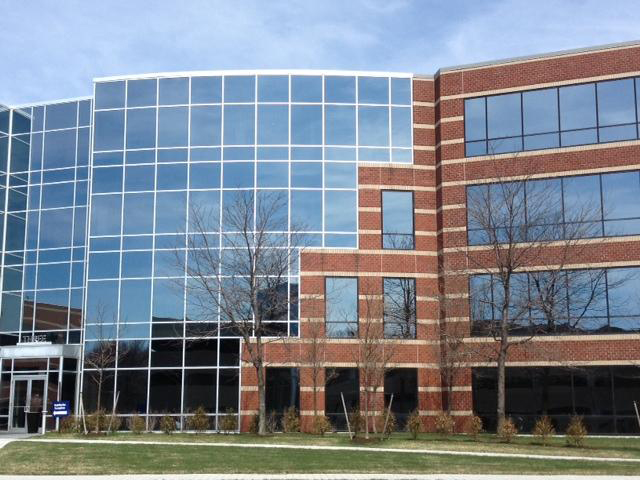
%> input picture Digital Imaging Algorithm/Panoramic view/buildingcenter_r.jpg, 640 x 480 px
$ octave Panoramica.m   (GNU Octave 9; MATLAB toolbox functions it lacks are replaced by stand-ins)
%> lines starting %> are read from the running program, lines starting %| are printed output that depends on the picture
%% Panoramica
clear all;
clc

%% Variabili

centerImageC = imread('buildingcenter_r.jpg');
%> centerImageC is the input picture: size 480x640x3 uint8; mean R, G, B 125.2, 133.7, 144.8
leftImageC = imread('buildingleft_r.jpg');
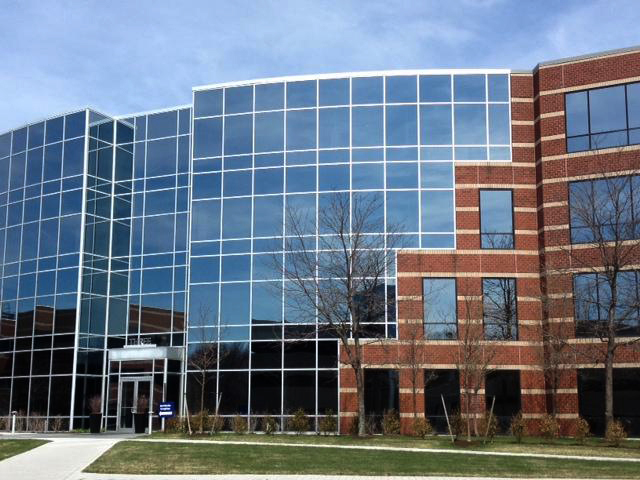
%> input picture Digital Imaging Algorithm/Panoramic view/buildingleft_r.jpg, 640 x 480 px
%> leftImageC is the input picture: size 480x640x3 uint8; mean R, G, B 106.4, 118.1, 133.4
rightImageC = imread('buildingright_r.jpg');
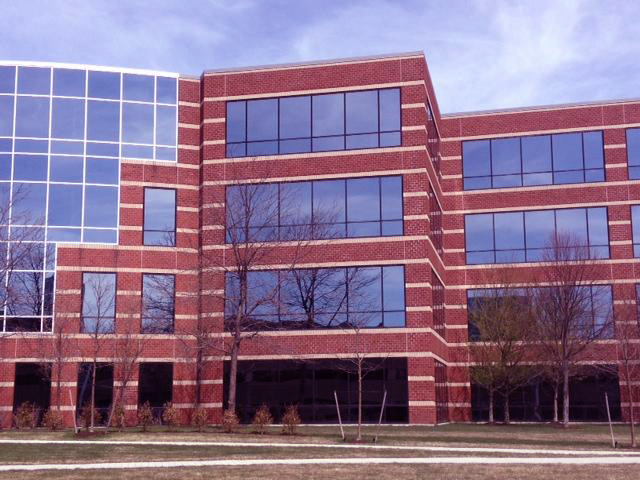
%> input picture Digital Imaging Algorithm/Panoramic view/buildingright_r.jpg, 640 x 480 px
%> rightImageC is the input picture: size 480x640x3 uint8; mean R, G, B 139, 112.8, 141.1

centerImageC = im2double(centerImageC);
%> centerImageC: size 480x640x3 double
leftImageC = im2double(leftImageC);
%> leftImageC: size 480x640x3 double
rightImageC = im2double(rightImageC);
%> rightImageC: size 480x640x3 double

centerImage = rgb2gray(centerImageC);
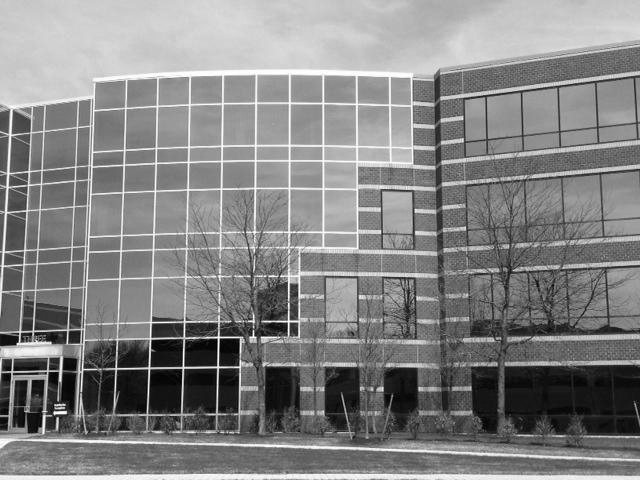
%> centerImage: size 480x640 double; min 0, max 1, mean 0.519
leftImage = rgb2gray(leftImageC);
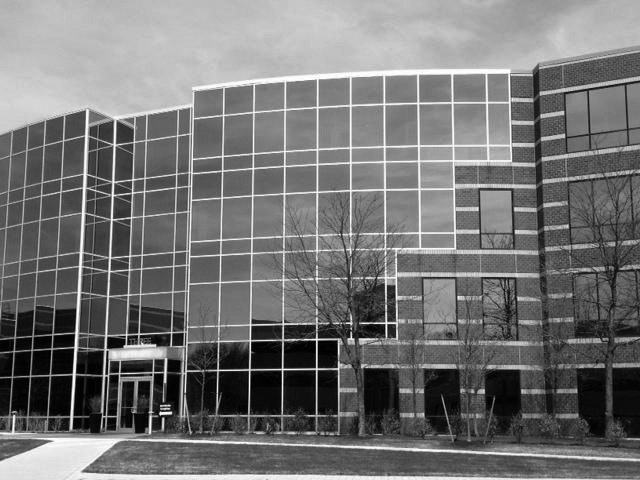
%> leftImage: size 480x640 double; min 0, max 1, mean 0.456
rightImage = rgb2gray(rightImageC);
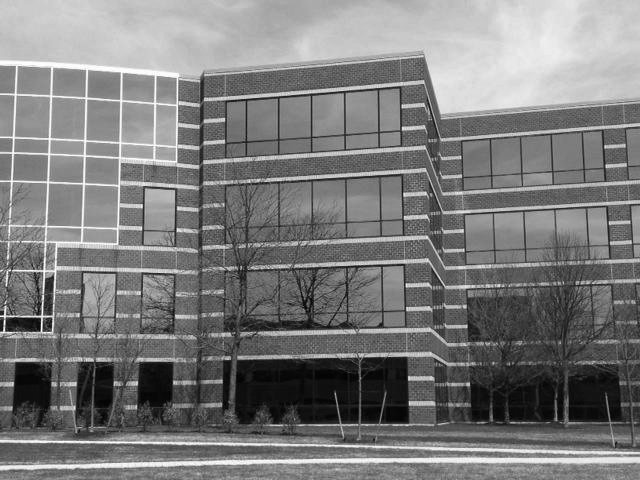
%> rightImage: size 480x640 double; min 0, max 1, mean 0.486

centerImage = im2double(centerImage);
leftImage = im2double(leftImage);
rightImage = im2double(rightImage);

%% Detection dei punti notevoli

%> (the run ends here)
